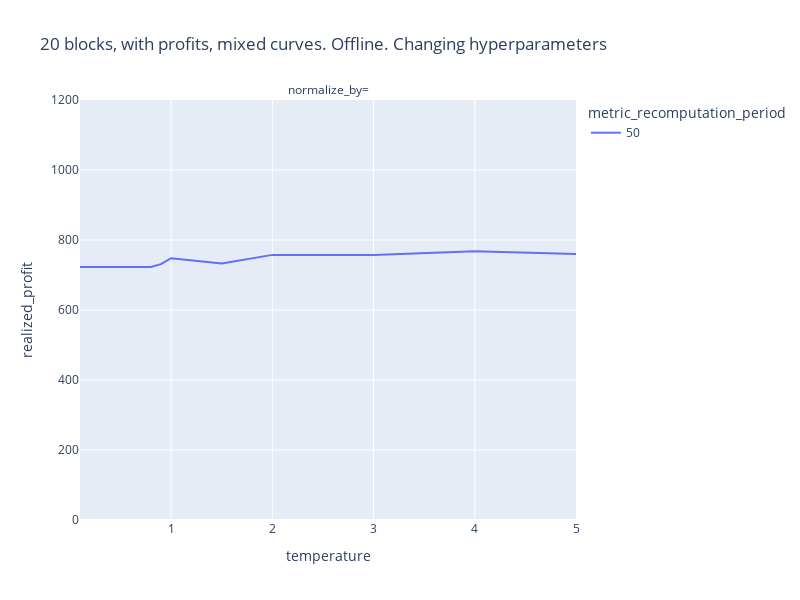

Notebook cell for this chart:
### Code cell
# Temp tuning with profits
# rdf = load_ray_experiment(Path("/home/pierre/privacypacking/logs/ray/run_and_report_2021-12-07_14-55-57"))
rdf = load_ray_experiment(Path("/home/pierre/privacypacking/logs/ray/run_and_report_2021-12-07_15-04-36"))

px.line(
    rdf.sort_values(["temperature", "metric_recomputation_period"]),
    x="temperature",
    y="realized_profit",
    color="metric_recomputation_period",
    # log_x=True,
    width=800,
    height=600,
    range_y=[0,1200],
    facet_col="normalize_by",
    facet_col_wrap=1,
    title="20 blocks, with profits, mixed curves. Offline. Changing hyperparameters",
    # title="Number of allocated tasks depending on the scheduling step size<br><sup>Online mixed curves, 20 blocks, no initial blocks, 100 tasks per block on average, lifetime = 5 blocks</sup>"
)

### Figure 1 — Plotly figure (JSON) as saved in the notebook; plotly's stock layout.template omitted (floating-point values rounded to 4 significant figures)
{"data": [{"hovertemplate": "metric_recomputation_period=50<br>normalize_by=<br>temperature=%{x}<br>realized_profit=%{y}<extra></extra>", "legendgroup": "50", "line": {"color": "#636efa", "dash": "solid"}, "marker": {"symbol": "circle"}, "mode": "lines", "name": "50", "orientation": "v", "showlegend": true, "type": "scatter", "x": [0.1, 0.5, 0.6, 0.7, 0.8, 0.9, 1, 1.5, 2, 3, 4, 5], "xaxis": "x", "y": [723, 723, 723, 723, 723, 731, 748, 733, 757.5, 757.5, 768, 760], "yaxis": "y"}], "layout": {"annotations": [{"font": {}, "showarrow": false, "text": "normalize_by=", "x": 0.5, "xanchor": "center", "xref": "paper", "y": 1, "yanchor": "bottom", "yref": "paper"}], "height": 600, "legend": {"title": {"text": "metric_recomputation_period"}, "tracegroupgap": 0}, "title": {"text": "20 blocks, with profits, mixed curves. Offline. Changing hyperparameters"}, "width": 800, "xaxis": {"anchor": "y", "domain": [0, 1], "title": {"text": "temperature"}}, "yaxis": {"anchor": "x", "domain": [0, 1], "range": [0, 1200], "title": {"text": "realized_profit"}}}}
